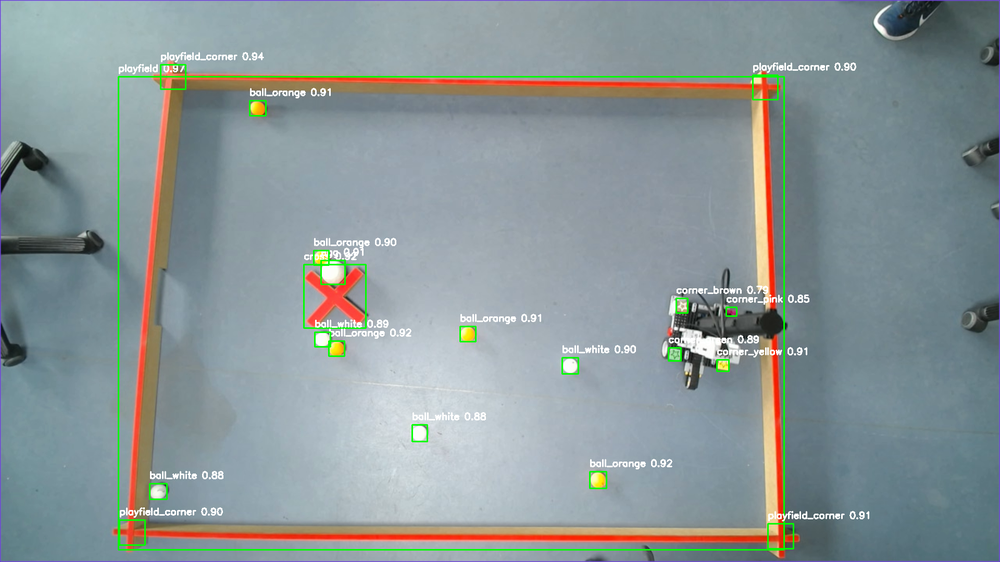
#> input picture imageRecognition/annotations/batch4_picture36.png, 1000 x 562 px, shrunk from 1920 x 1080 before the run
$ python -i obstacleDetection.py   (imports and definitions only)
#> lines starting #> are read from the running program, lines starting #| are printed output that depends on the picture; after the words box and inside, x2 and y2 are one past the last pixel; in counts of white or black regions, pixels touching at a corner belong together
#> further down, picture is the input picture: shape (562, 1000, 3); mean B, G, R 151.8, 150.3, 138.8
import numpy as np
import cv2


class ObstacleDetection:

    def __init__(self):
        self.lowerRed1 = (0, 120, 100)
        self.upperRed1 = (10, 255, 255)

        self.lowerRed2 = (170, 120, 100)
        self.upperRed2 = (180, 255, 255)

    def detectObstacle(self, frame):
        listOfObstacles = []

        blurred = cv2.GaussianBlur(frame, (9,9),0)
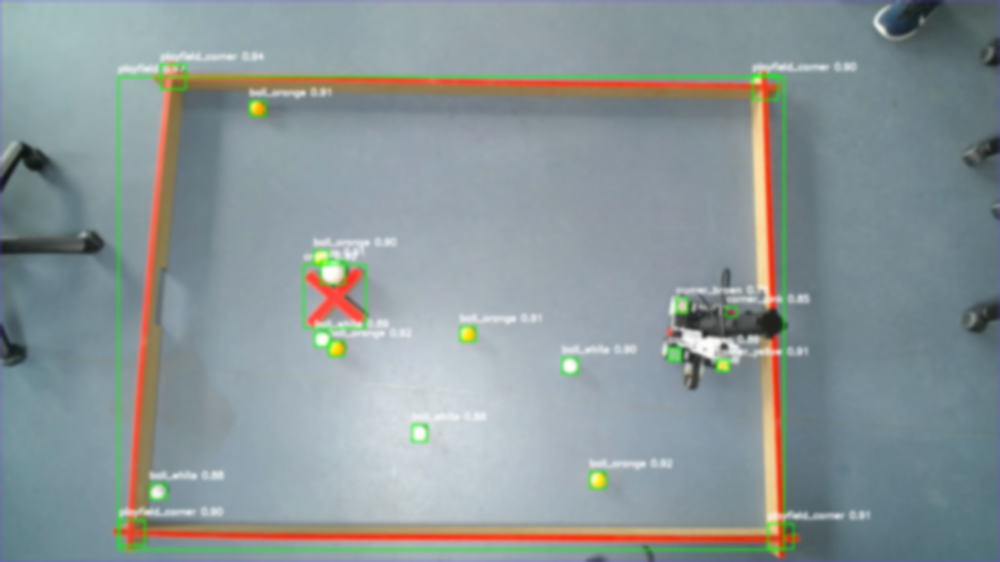
#> blurred: shape (562, 1000, 3); mean B, G, R 151.7, 150.4, 138.8
        hsv = cv2.cvtColor(blurred, cv2.COLOR_BGR2HSV)
#> hsv: shape (562, 1000, 3); mean H, S, V 91, 47.6, 161.5
        # maskRed = cv2.inRange(hsv, self.lowerRed, self.upperRed)

        mask1 = cv2.inRange(hsv, self.lowerRed1, self.upperRed1)
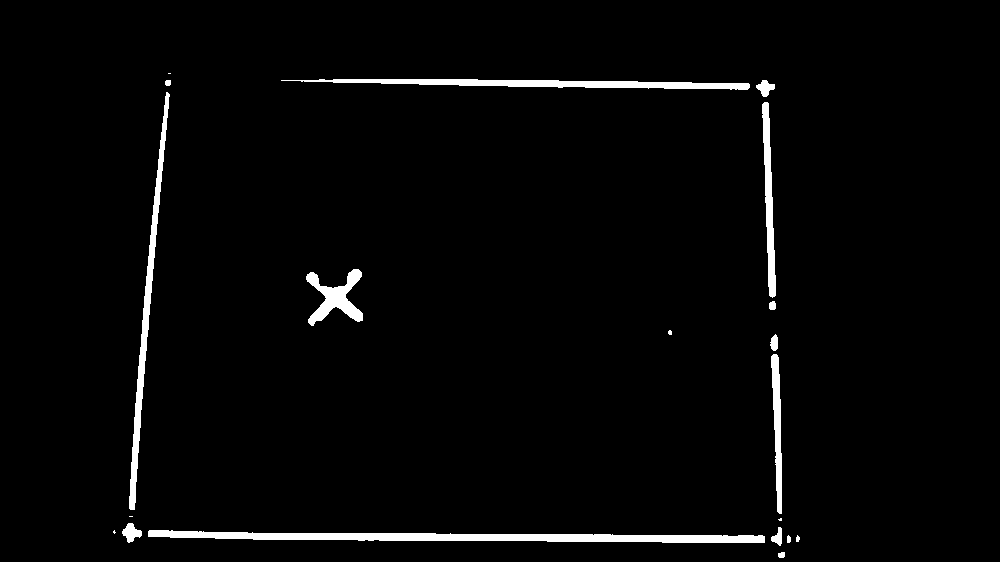
#> mask1: shape (562, 1000); 2.5% white; 20 white regions (5 under 20 px), largest, box (x1, y1, x2, y2) and area: (148, 530, 765, 543) 4523, (281, 79, 750, 90) 2626, (129, 92, 170, 510) 2514
        mask2 = cv2.inRange(hsv, self.lowerRed2, self.upperRed2)
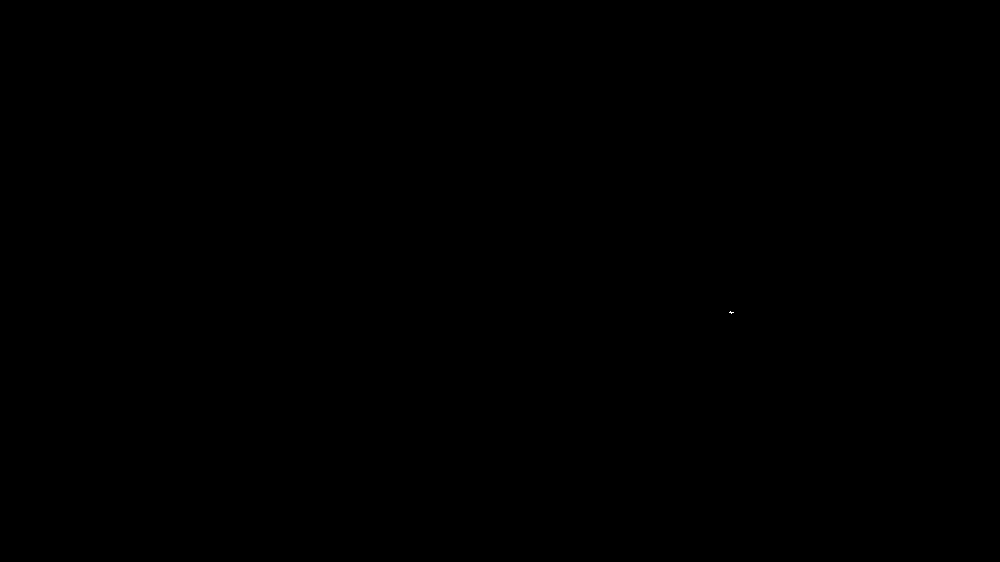
#> mask2: shape (562, 1000); 0% white in thin lines or dots, all inside (x1, y1, x2, y2) = (729, 311, 734, 314)

        maskRed = cv2.bitwise_or(mask1, mask2)
        maskRed = cv2.erode(maskRed, None, iterations=2)
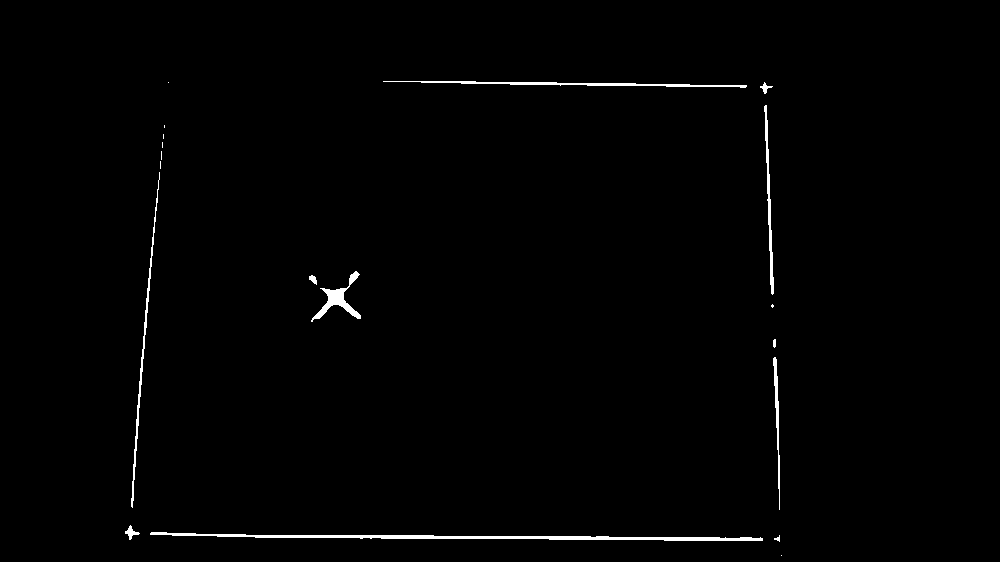
#> maskRed: shape (562, 1000); 0.95% white; 19 white regions (8 under 20 px), largest, box (x1, y1, x2, y2) and area: (150, 532, 763, 541) 1986, (383, 81, 747, 88) 832, (131, 172, 160, 508) 671
        maskRed = cv2.dilate(maskRed, None, iterations=2)
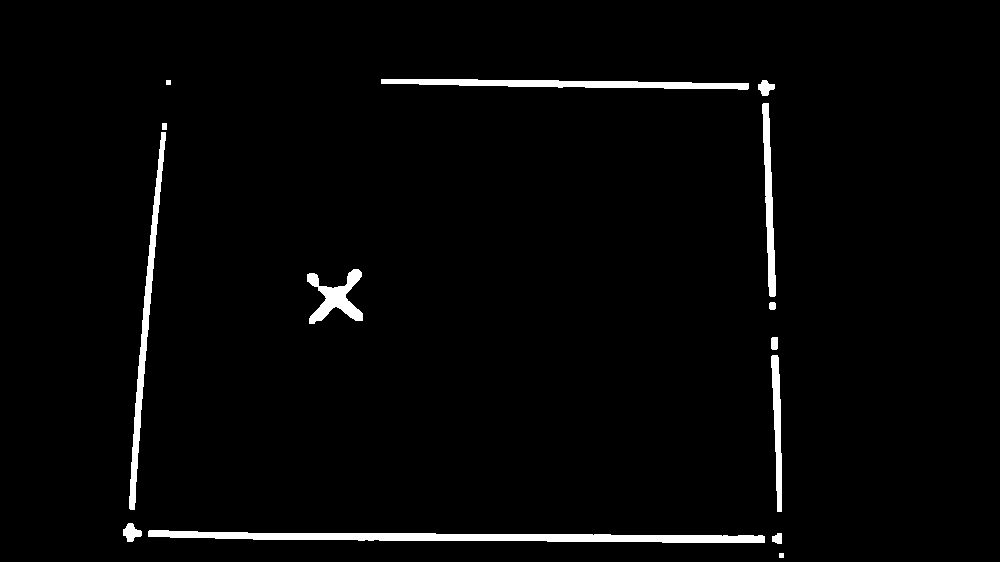
#> maskRed: shape (562, 1000); 2.4% white; 14 white regions
        cntsRed, _ = cv2.findContours(maskRed.copy(), cv2.RETR_EXTERNAL, cv2.CHAIN_APPROX_SIMPLE)
#> cntsRed = 14 contours, 2 with area under 20; largest, box (x1, y1, x2, y2) and area: (148, 530, 765, 543) 3892, (381, 79, 749, 90) 1964, (129, 132, 166, 510) 1961, (307, 269, 363, 324) 1231, (762, 103, 776, 297) 1160

        if len(cntsRed) > 0:
            for c in cntsRed:
                x, y, w, h = cv2.boundingRect(c)
                M = cv2.moments(c)
                center = (int(M["m10"] / M["m00"]), int(M["m01"] / M["m00"]))
                listOfObstacles.append([(x,y,x+w,y+h),center])
#> this loop made 14 passes
#> (x, y, w, h, center) on passes 2, 3, 4, 5, 6, 7, 8, 9, 11, 12, 14: (772, 533, 10, 11, (777, 538)), (148, 530, 617, 13, (463, 536)), (123, 523, 19, 19, (131, 532)), (771, 355, 11, 157, (776, 425)), (771, 337, 7, 13, (774, 342)), (769, 302, 7, 8, (772, 305)), (307, 269, 56, 55, (335, 297)), (129, 132, 37, 378, (145, 328)), (762, 103, 14, 194, (768, 201)), (758, 80, 17, 16, (765, 87)), (381, 79, 368, 11, (569, 83))
#> (c, x, y, w, h, center) on passes 1, 10, 13: ([[779, 553], [779, 557], [783, 557], [783, 553]], 779, 553, 5, 5, (781, 555)), ([[162, 123], [162, 129], [166, 129], [166, 123]], 162, 123, 5, 7, (164, 126)), ([[166, 80], [166, 84], [170, 84], [170, 80]], 166, 80, 5, 5, (168, 82))
#> after the loop, listOfObstacles = 14 items

        return listOfObstacles

>>> import cv2
>>> picture = cv2.imread('annotations/batch4_picture36.png')
>>> result = ObstacleDetection().detectObstacle(picture)
#> result = 14 items
